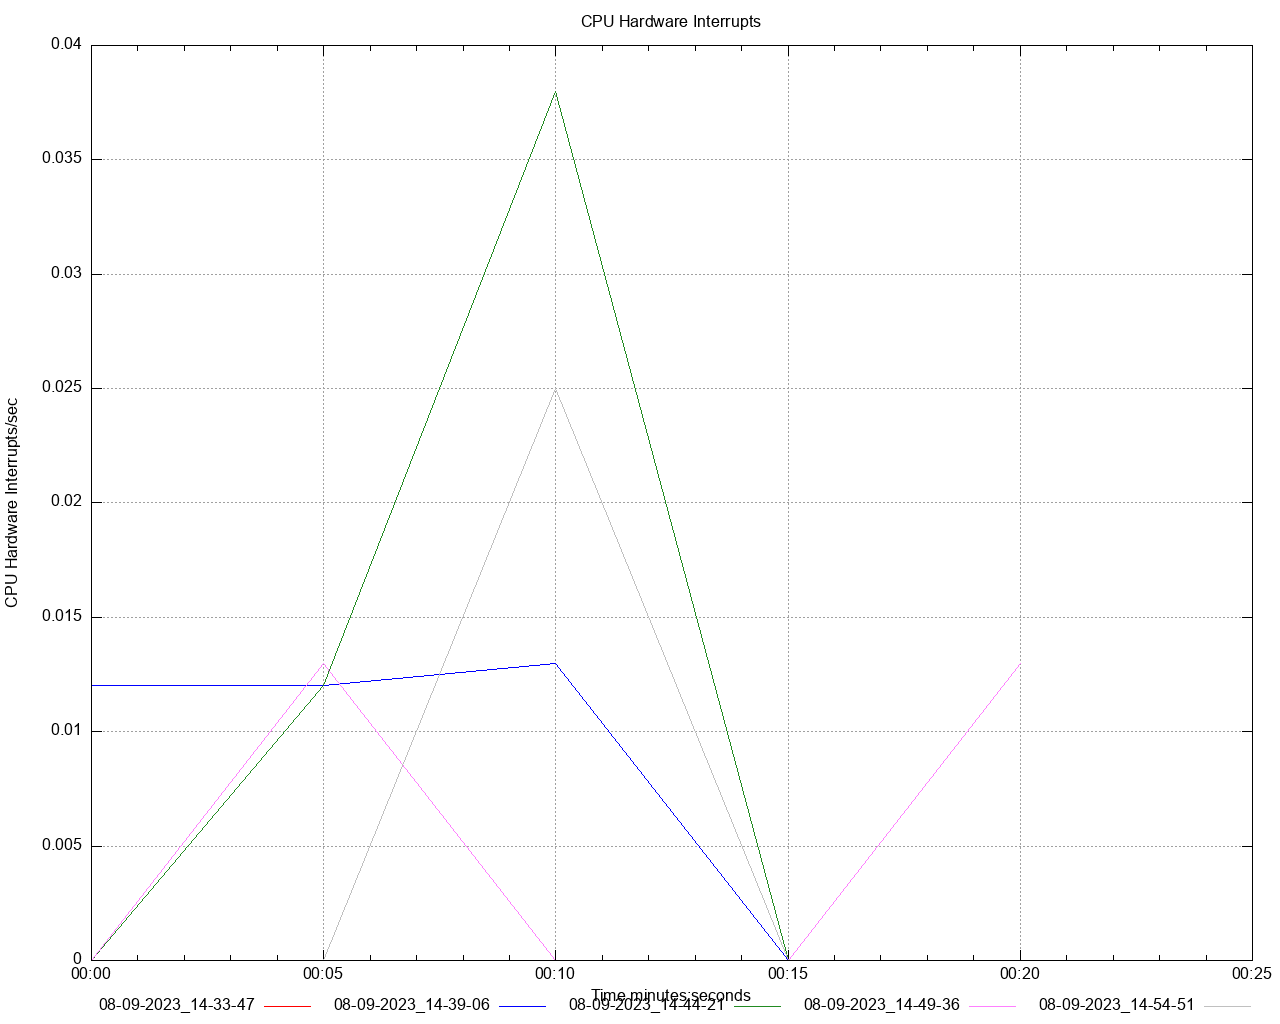

Generate this figure with gnuplot:
set title 'CPU Hardware Interrupts' noenhanced
set style data lines
set datafile separator ","
set terminal png size 1280,1024
set grid
set key below
set xdata time
set timefmt "%s"
offset = 0
t0(x)=(offset=($0==0) ? x : offset, x - offset)
set xlabel 'Time minutes:seconds'
set ylabel 'CPU Hardware Interrupts/sec'
set output '/Users/gbarnett/git/hazelcast-simulator/atomiclong-3node-member/atomicreference/dstat/cpu_hardware_interrupts_A1.png'
plot \
   '/Users/gbarnett/git/hazelcast-simulator/atomiclong-3node-member/atomicreference/data/cpu_hardware_interrupts_A1_1.data' using (t0(timecolumn(1))):2 title "08-09-2023_14-33-47" noenhanced lt rgb "red", \
   '/Users/gbarnett/git/hazelcast-simulator/atomiclong-3node-member/atomicreference/data/cpu_hardware_interrupts_A1_2.data' using (t0(timecolumn(1))):2 title "08-09-2023_14-39-06" noenhanced lt rgb "blue", \
   '/Users/gbarnett/git/hazelcast-simulator/atomiclong-3node-member/atomicreference/data/cpu_hardware_interrupts_A1_3.data' using (t0(timecolumn(1))):2 title "08-09-2023_14-44-21" noenhanced lt rgb "forest-green", \
   '/Users/gbarnett/git/hazelcast-simulator/atomiclong-3node-member/atomicreference/data/cpu_hardware_interrupts_A1_4.data' using (t0(timecolumn(1))):2 title "08-09-2023_14-49-36" noenhanced lt rgb "orchid", \
   '/Users/gbarnett/git/hazelcast-simulator/atomiclong-3node-member/atomicreference/data/cpu_hardware_interrupts_A1_5.data' using (t0(timecolumn(1))):2 title "08-09-2023_14-54-51" noenhanced lt rgb "grey", \
